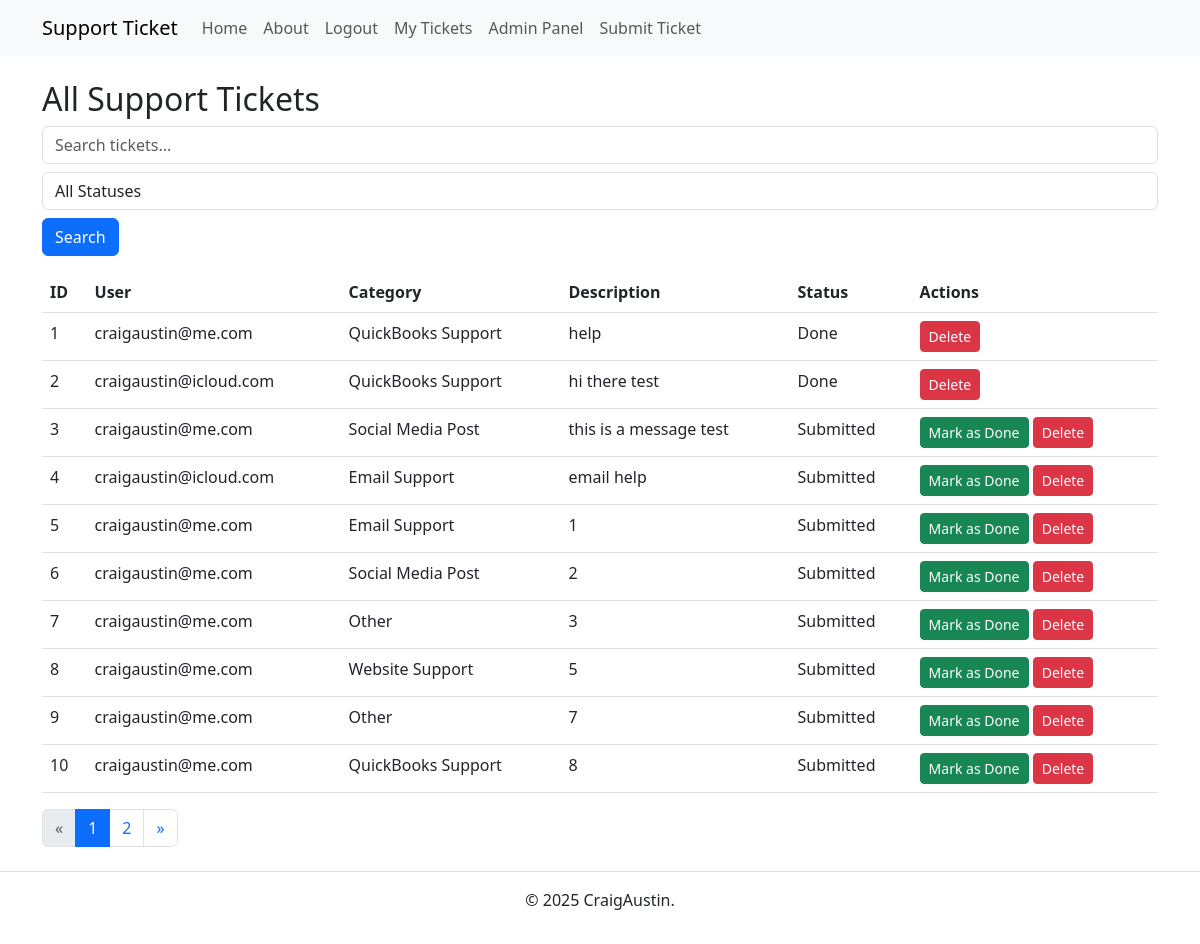
Before: /admin/tickets (signed in) with the older database file.
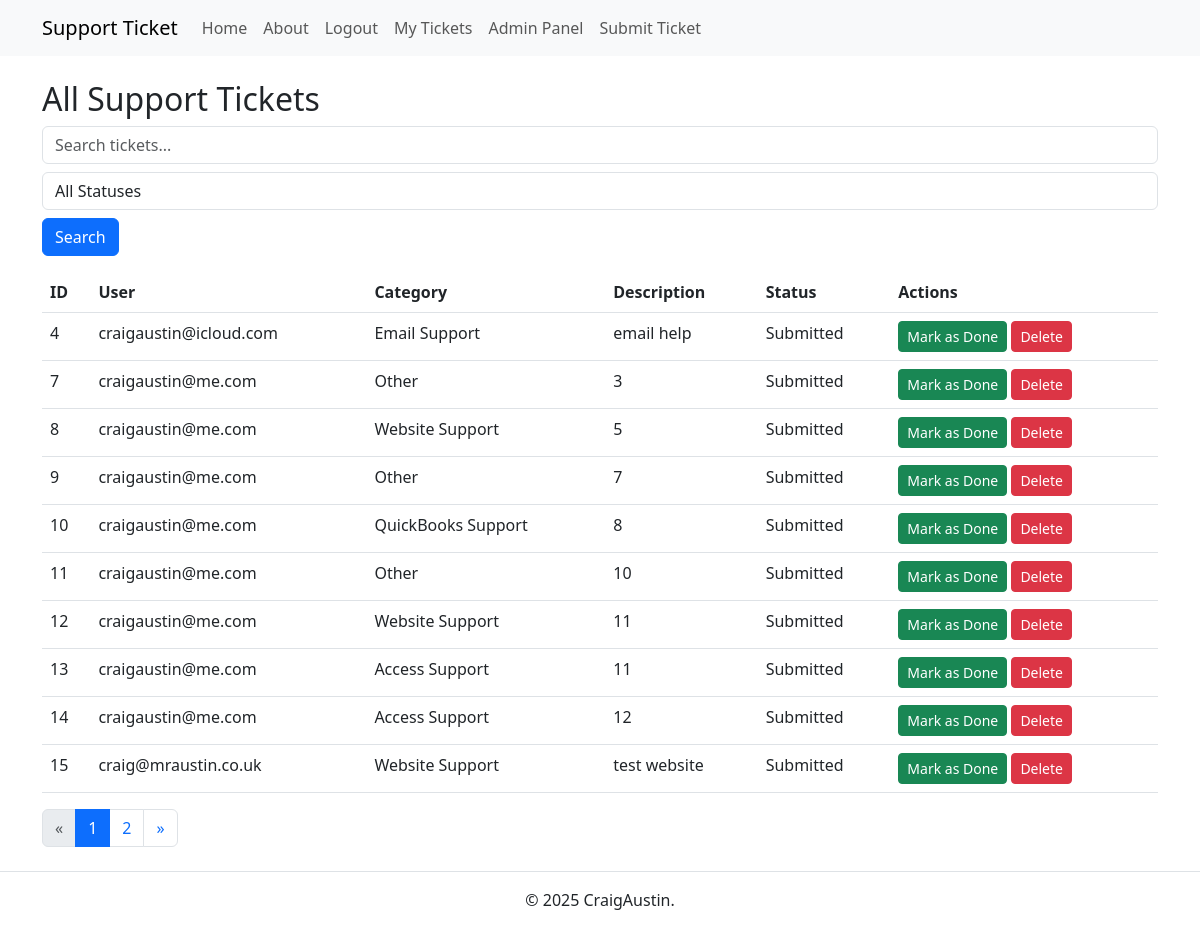
After: the same page with the newer database file.
### app.py (models this page shows, shortened)
class Ticket(db.Model):
    id = db.Column(db.Integer, primary_key=True)
    user_id = db.Column(db.Integer, db.ForeignKey('user.id'), nullable=False)
    category = db.Column(db.String(100), nullable=False)
    description = db.Column(db.Text, nullable=False)
    status = db.Column(db.String(20), default='Submitted')
    user = db.relationship('User', backref=db.backref('tickets', lazy=True))

class User(db.Model, UserMixin):
    id = db.Column(db.Integer, primary_key=True)
    email = db.Column(db.String(150), unique=True, nullable=False)
    password_hash = db.Column(db.String(256), nullable=False)
    is_admin = db.Column(db.Boolean, default=False)

### app.py (the view)
@app.route('/admin/tickets', methods=['GET'])
@login_required
def admin_tickets():
    if not current_user.is_admin:
        flash("Access Denied: Admins only.", "danger")
        return redirect(url_for('index'))
    search_query = request.args.get('search', '')
    status_filter = request.args.get('status_filter', '')
    tickets_query = Ticket.query
    if search_query:
        tickets_query = tickets_query.filter(
            Ticket.category.ilike(f"%{search_query}%") |
            Ticket.description.ilike(f"%{search_query}%")
        )
    if status_filter:
        tickets_query = tickets_query.filter_by(status=status_filter)
    page, per_page, offset = get_page_args(page_parameter='page', per_page_parameter='per_page')
    per_page = 10
    total = tickets_query.count()
    tickets = tickets_query.offset(offset).limit(per_page).all()
    pagination = Pagination(page=page, per_page=per_page, total=total, css_framework='bootstrap4')
    return render_template('admin_tickets.html', tickets=tickets, pagination=pagination)

### app.py (called while the page is built)
@login_manager.user_loader
def load_user(user_id):
    return User.query.get(int(user_id))

### templates/admin_tickets.html (shortened to what this page needs)
{% extends 'base.html' %}
{% block content %}
<h2>All Support Tickets</h2>
{% if tickets %}
<form method="GET" action="{{ url_for('admin_tickets') }}" class="mb-3">
    <input type="text" name="search" placeholder="Search tickets..." class="form-control"
        value="{{ request.args.get('search', '') }}">
    <select name="status_filter" class="form-control mt-2">
        <option value="">All Statuses</option>
    </select>
    <button type="submit" class="btn btn-primary mt-2">Search</button>
</form>
<table class="table">
    <thead>
        <tr>
            <th>ID</th>
            <th>User</th>
            <th>Category</th>
            <th>Description</th>
            <th>Status</th>
            <th>Actions</th>
        </tr>
    </thead>
    <tbody>
        {% for ticket in tickets %}
        <tr>
            <td>{{ ticket.id }}</td>
            <td>{{ ticket.user.email }}</td>
            <td>{{ ticket.category }}</td>
            <td>{{ ticket.description }}</td>
            <td>{{ ticket.status }}</td>
            <td>
                {% if current_user.is_admin %}
                {% if ticket.status != "Done" %}
                <a href="{{ url_for('mark_done', ticket_id=ticket.id) }}" class="btn btn-success btn-sm">Mark as
                    Done</a>
                {% endif %}
                <form action="{{ url_for('delete_ticket', ticket_id=ticket.id) }}" method="POST" style="display:inline;"
                    onsubmit="return confirm('Are you sure you want to delete this ticket?');">
                    <button type="submit" class="btn btn-danger btn-sm">Delete</button>
                </form>
                {% endif %}
            </td>
        </tr>
        {% endfor %}
    </tbody>
</table>
<div class="pagination-container">
    {{ pagination.links }}
</div>
{% else %}
<p>No support tickets found.</p>
{% endif %}
{% endblock %}

Changed rows visible on the page:
removed Ticket: id "1", user.email "craigaustin@me.com", category "QuickBooks Support", description "help", status "Done"
removed Ticket: id "2", user.email "craigaustin@icloud.com", category "QuickBooks Support", description "hi there test", status "Done"
removed Ticket: id "3", user.email "craigaustin@me.com", category "Social Media Post", description "this is a message test", status "Submitted"
removed Ticket: id "5", user.email "craigaustin@me.com", category "Email Support", description "1", status "Submitted"
removed Ticket: id "6", user.email "craigaustin@me.com", category "Social Media Post", description "2", status "Submitted"
now on this page (row unchanged): Ticket: id "11", user.email "craigaustin@me.com", category "Other", description "10", status "Submitted"
now on this page (row unchanged): Ticket: id "12", user.email "craigaustin@me.com", category "Website Support", description "11", status "Submitted"
now on this page (row unchanged): Ticket: id "13", user.email "craigaustin@me.com", category "Access Support", description "11", status "Submitted"
now on this page (row unchanged): Ticket: id "14", user.email "craigaustin@me.com", category "Access Support", description "12", status "Submitted"
now on this page (row unchanged): Ticket: id "15", user.email "craig@mraustin.co.uk", category "Website Support", description "test website", status "Submitted"
